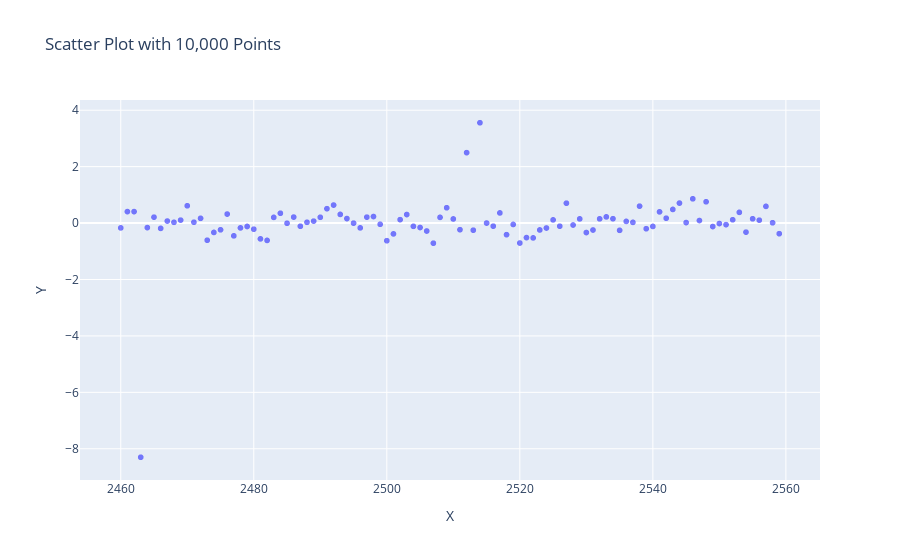

Here is the notebook cell this chart was saved with:
### Code cell
import plotly.graph_objects as go

# Create a scatter plot using Scattergl
fig = go.Figure(
    data=go.Scattergl(
       x=df.index,y= df['z'], 
        mode="markers", 
        marker=dict(opacity=0.5, color="blue")
    )
)

fig.update_layout(title="Scatter Plot with 10,000 Points", xaxis_title="X", yaxis_title="Y")
fig.show()
